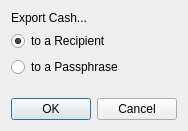
<?xml version="1.0" encoding="UTF-8"?>
<ui version="4.0">
 <class>DlgExportCash</class>
 <widget class="QDialog" name="DlgExportCash">
  <property name="geometry">
   <rect>
    <x>0</x>
    <y>0</y>
    <width>176</width>
    <height>131</height>
   </rect>
  </property>
  <property name="windowTitle">
   <string>Dialog</string>
  </property>
  <layout class="QVBoxLayout" name="verticalLayout">
   <item>
    <widget class="QLabel" name="label">
     <property name="text">
      <string>Export Cash...</string>
     </property>
    </widget>
   </item>
   <item>
    <widget class="QRadioButton" name="radioButton">
     <property name="text">
      <string>to a Recipient</string>
     </property>
     <property name="checked">
      <bool>true</bool>
     </property>
    </widget>
   </item>
   <item>
    <widget class="QRadioButton" name="radioButton_2">
     <property name="text">
      <string>to a Passphrase</string>
     </property>
    </widget>
   </item>
   <item>
    <spacer name="verticalSpacer">
     <property name="orientation">
      <enum>Qt::Vertical</enum>
     </property>
     <property name="sizeHint" stdset="0">
      <size>
       <width>20</width>
       <height>40</height>
      </size>
     </property>
    </spacer>
   </item>
   <item>
    <widget class="QDialogButtonBox" name="buttonBox">
     <property name="standardButtons">
      <set>QDialogButtonBox::Cancel|QDialogButtonBox::Ok</set>
     </property>
    </widget>
   </item>
  </layout>
 </widget>
 <resources/>
 <connections/>
</ui>
